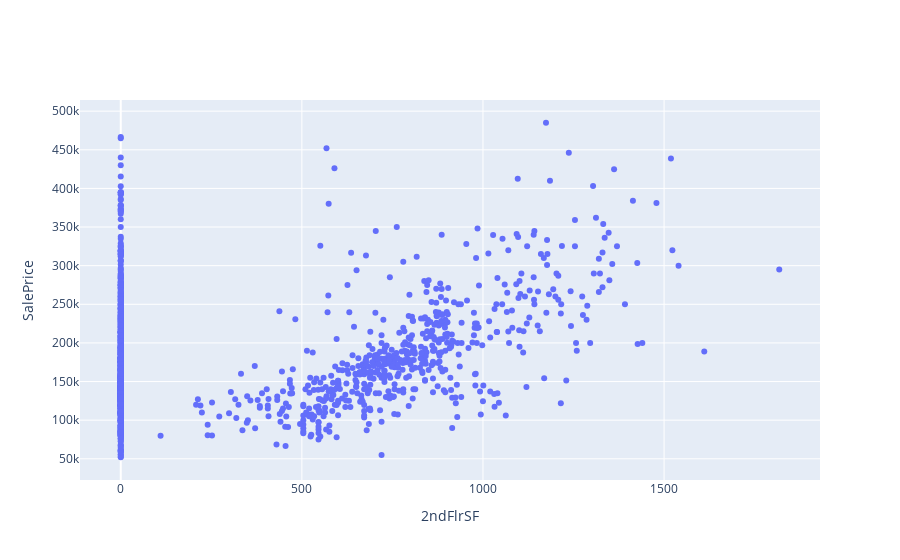

The code cell stored with this chart in its notebook:
### Code cell
fig = go.Figure()
fig.add_scatter(x=df_2ndFlrSF['2ndFlrSF'],y=df_2ndFlrSF['SalePrice'],mode='markers')
fig.layout.xaxis.title = '2ndFlrSF'
fig.layout.yaxis.title = 'SalePrice'
fig.show()

### Figure 1 — Plotly figure (JSON) as saved in the notebook; plotly's stock layout.template omitted (floating-point values rounded to 4 significant figures; data arrays with more than 128 entries replaced by an {"elided": "..."} marker saying what was removed)
{"data": [{"mode": "markers", "type": "scatter", "x": {"elided": "1396 int values"}, "y": {"elided": "1396 int values"}}], "layout": {"xaxis": {"title": {"text": "2ndFlrSF"}}, "yaxis": {"title": {"text": "SalePrice"}}}}
